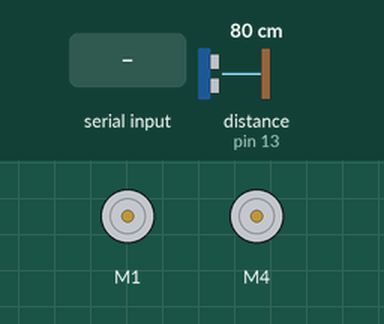
Bench run of a sketch on a simulated Arduino Uno, built with avr-gcc and run on an emulated ATmega328P. On the bench: 2 × DC motor (green arrow = forward, orange = backward, longer = faster). The test bench sets the inputs (shaded band); at power-on: distance to the obstacle (sensor on pin 13) 80 cm. The echo pulse lasts 58.3 µs per cm; what the sketch prints to the serial monitor is not drawn.

Above: at 1.2 s.
1.3 s: "F" received over Serial
At 2.0 s:
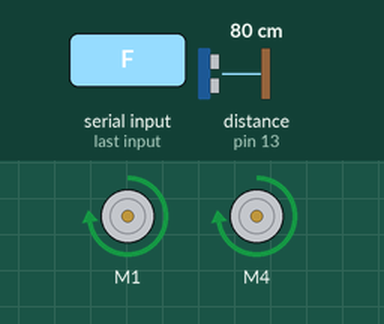
2.8 s: "B" received over Serial
At 3.4 s:
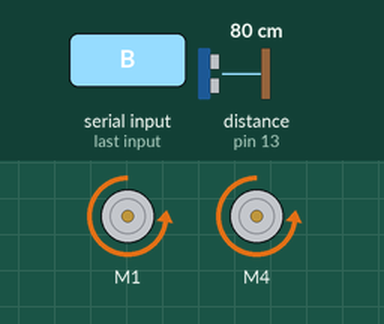
4.3 s: "L" received over Serial
At 4.8 s:
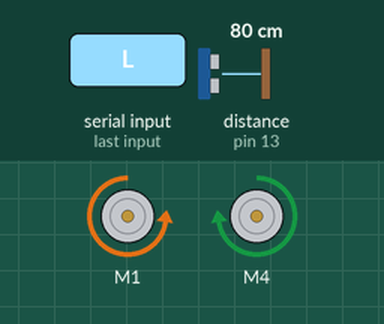
5.8 s: "R" received over Serial
At 6.5 s:
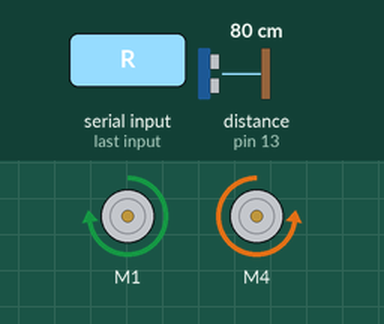
7.4 s: "f" received over Serial
At 8.2 s:
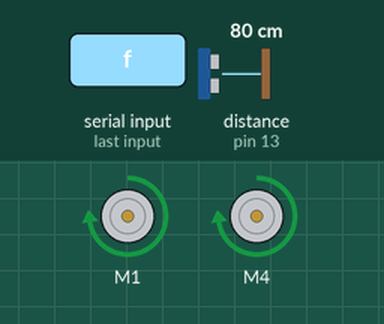
8.9 s: "b" received over Serial
At 9.6 s:
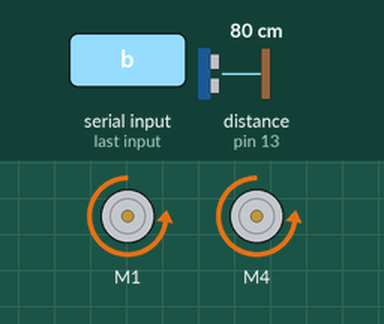
Timing chart, 0 to 11.4 s (numbered marks = the images above; inputs shaded):
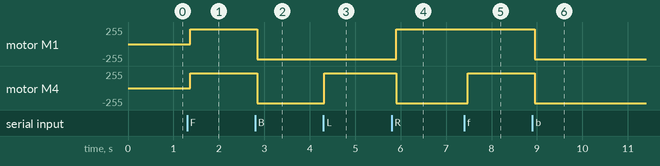

The sketch:

Trial.ino
```cpp
#include <AFMotor.h>
const int out=12;
const int in=13;
AF_DCMotor motor1(1);
AF_DCMotor motor4(4);
char bt='S';

void setup()
{
  Serial.begin(9600);
  pinMode(in, INPUT);
  pinMode(out, OUTPUT);
  motor1.setSpeed(225);
  motor4.setSpeed(225);
  Stop();
}
long microsecondsToCentimeters(long microseconds)
{
return microseconds/29/2;
}

void loop() {
bt=Serial.read();

if(bt=='F')
{
 forward();
}

if(bt=='f')
{
 forward();
}

if(bt=='B')
{
 backward();
}

if(bt=='b')
{
 backward();
}

if(bt=='L')
{
 left();
}

if(bt=='l')
{
 left();
}

if(bt=='R')
{
 right();
}

if(bt=='r')
{
 right();
}

if(bt=='S')
{
 Stop();
}

if(bt=='s')
{
 Stop();
}
long dur;
long dis;
long tocm;
digitalWrite(out,LOW);
delayMicroseconds(2);
digitalWrite(out,HIGH);
delayMicroseconds(10);
digitalWrite(out,LOW);
dur=pulseIn(in,HIGH);
tocm=microsecondsToCentimeters(dur);
Serial.println(String(tocm));
delay(100);

if (tocm <= 12) {
   Stop();
}
}

void forward()
{
  motor1.run(FORWARD);
  motor4.run(FORWARD);
}

void backward()
{
  motor1.run(BACKWARD);
  motor4.run(BACKWARD);
}
void left()
{
  motor1.run(BACKWARD);
  motor4.run(FORWARD);
}
void right()
{
  motor1.run(FORWARD);
  motor4.run(BACKWARD);
}
void Stop()
{
  motor1.run(RELEASE);
  motor4.run(RELEASE);
}
```

Measured:
- after the input at 1.3 s, motor M1, motor M4: stopped → forward 225/255 after 0.07 s
- after the input at 2.8 s, motor M1, motor M4: forward 225/255 → backward 225/255 at once
- after the input at 4.3 s, motor M4: backward 225/255 → forward 225/255 at once
- after the input at 5.8 s, motor M1: backward 225/255 → forward 225/255 after 0.10 s; motor M4: forward 225/255 → backward 225/255 after 0.10 s
- after the input at 7.4 s, motor M4: backward 225/255 → forward 225/255 after 0.08 s
- after the input at 8.9 s, motor M1, motor M4: forward 225/255 → backward 225/255 after 0.05 s
